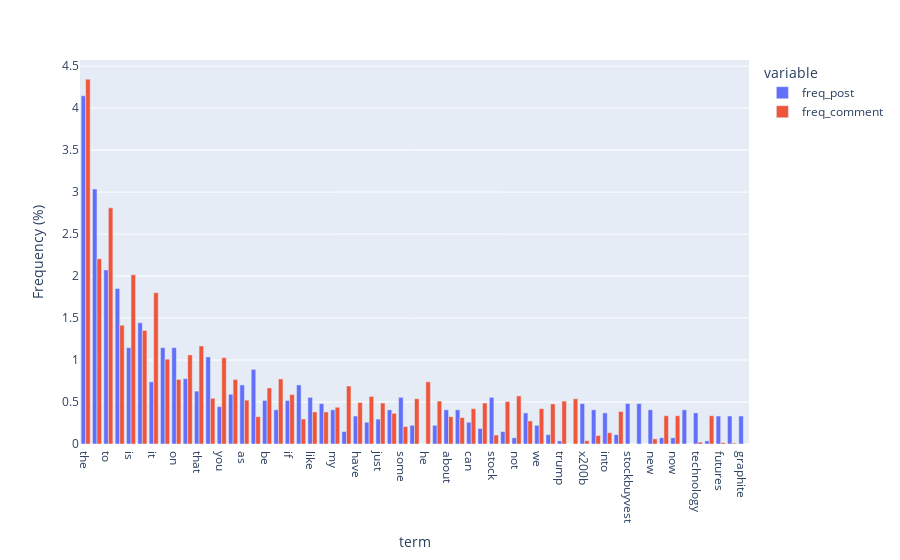

Notebook source saved alongside this figure:
### Markdown cell above
We can plot distribution of comments' and posts' term frequencies together

### Code cell
# plot distribution of comments and posts term frequencies together

from sklearn.feature_extraction.text import CountVectorizer

# Combine POSTS and COMMENTS for joint analysis
ALL = pd.concat([POSTS, COMMENTS], ignore_index=True)

# Create the Document-Term Matrix using CountVectorizer
count_vect_all = CountVectorizer()
counts = count_vect_all.fit_transform(ALL.text) 
print(ALL.shape, counts.shape)

# get the term frequencies for posts and comments
term_frequencies_post = []
term_frequencies_comment = []
for i in range(counts.shape[1]):
    term_frequencies_post.append(counts[ALL['type'] == 'post'][:,i].toarray().sum())
    term_frequencies_comment.append(counts[ALL['type'] == 'comment'][:,i].toarray().sum())

# plot the term frequencies for posts and comments
import plotly.express as px


terms = count_vect_all.get_feature_names_out()
freqs_post = term_frequencies_post
freqs_comment = term_frequencies_comment

# get word counts
word_counts_post = np.array(freqs_post).sum()
word_counts_comment = np.array(freqs_comment).sum()

# convert to percentage
freqs_post = (np.array(freqs_post)/word_counts_post*100).tolist()
freqs_comment = (np.array(freqs_comment)/word_counts_comment*100).tolist()

# filter out terms that appear too rarely
terms_f = []
freqs_f_post = []
freqs_f_comment = []
for i in range(len(terms)):
    if freqs_post[i] > 0.3 or freqs_comment[i] > 0.3: # filter out terms that appear less than 0.3% in both posts and comments
        terms_f.append(terms[i])
        freqs_f_post.append(freqs_post[i])
        freqs_f_comment.append(freqs_comment[i])


df = pd.DataFrame({"term": terms_f, "freq_post": freqs_f_post, "freq_comment": freqs_f_comment, "freqs_total": np.array(freqs_f_post)+np.array(freqs_f_comment)})
df.sort_values('freqs_total', ascending=False, inplace=True)
fig = px.bar(df, y=["freq_post", "freq_comment"], x="term", orientation="v", barmode='group')
fig.update_yaxes(title_text="Frequency (%)", secondary_y=False)

fig.show()

### Figure 1 — Plotly figure (JSON) as saved in the notebook; plotly's stock layout.template omitted (floating-point values rounded to 4 significant figures)
{"data": [{"alignmentgroup": "True", "hovertemplate": "variable=freq_post<br>term=%{x}<br>value=%{y}<extra></extra>", "legendgroup": "freq_post", "marker": {"color": "#636efa", "pattern": {"shape": ""}}, "name": "freq_post", "offsetgroup": "freq_post", "orientation": "v", "showlegend": true, "textposition": "auto", "type": "bar", "x": ["the", "and", "to", "of", "is", "in", "it", "for", "on", "this", "that", "with", "you", "are", "as", "market", "be", "they", "if", "their", "like", "or", "my", "will", "have", "but", "just", "has", "some", "so", "he", "all", "about", "more", "can", "at", "stock", "was", "not", "from", "we", "what", "trump", "us", "x200b", "company", "into", "china", "stockbuyvest", "com", "new", "there", "now", "star", "technology", "no", "futures", "lithium", "graphite"], "xaxis": "x", "y": [4.147, 3.036, 2.073, 1.851, 1.148, 1.444, 0.7405, 1.148, 1.148, 0.7775, 0.6294, 1.037, 0.4443, 0.5924, 0.7034, 0.8886, 0.5183, 0.4073, 0.5183, 0.7034, 0.5553, 0.4813, 0.4073, 0.1481, 0.3332, 0.2592, 0.2962, 0.4073, 0.5553, 0.2221, 0.0, 0.2221, 0.4073, 0.4073, 0.2592, 0.1851, 0.5553, 0.1481, 0.07405, 0.3702, 0.2221, 0.1111, 0.03702, 0.0, 0.4813, 0.4073, 0.3702, 0.1111, 0.4813, 0.4813, 0.4073, 0.07405, 0.07405, 0.4073, 0.3702, 0.03702, 0.3332, 0.3332, 0.3332], "yaxis": "y"}, {"alignmentgroup": "True", "hovertemplate": "variable=freq_comment<br>term=%{x}<br>value=%{y}<extra></extra>", "legendgroup": "freq_comment", "marker": {"color": "#EF553B", "pattern": {"shape": ""}}, "name": "freq_comment", "offsetgroup": "freq_comment", "orientation": "v", "showlegend": true, "textposition": "auto", "type": "bar", "x": ["the", "and", "to", "of", "is", "in", "it", "for", "on", "this", "that", "with", "you", "are", "as", "market", "be", "they", "if", "their", "like", "or", "my", "will", "have", "but", "just", "has", "some", "so", "he", "all", "about", "more", "can", "at", "stock", "was", "not", "from", "we", "what", "trump", "us", "x200b", "company", "into", "china", "stockbuyvest", "com", "new", "there", "now", "star", "technology", "no", "futures", "lithium", "graphite"], "xaxis": "x", "y": [4.344, 2.206, 2.812, 1.414, 2.015, 1.353, 1.802, 1.01, 0.7689, 1.061, 1.167, 0.5444, 1.027, 0.7689, 0.5219, 0.3255, 0.6679, 0.7745, 0.5893, 0.2975, 0.3816, 0.3816, 0.4378, 0.6903, 0.4939, 0.5668, 0.4883, 0.3648, 0.2077, 0.5388, 0.7408, 0.5107, 0.3255, 0.3143, 0.4209, 0.4883, 0.1066, 0.5051, 0.5725, 0.275, 0.4209, 0.477, 0.5107, 0.5388, 0.03929, 0.101, 0.1347, 0.3872, 0.0, 0.0, 0.06174, 0.3367, 0.3367, 0.0, 0.02245, 0.3367, 0.01684, 0.01122, 0.0], "yaxis": "y"}], "layout": {"barmode": "group", "legend": {"title": {"text": "variable"}, "tracegroupgap": 0}, "margin": {"t": 60}, "xaxis": {"anchor": "y", "domain": [0, 1], "title": {"text": "term"}}, "yaxis": {"anchor": "x", "domain": [0, 1], "title": {"text": "Frequency (%)"}}}}
